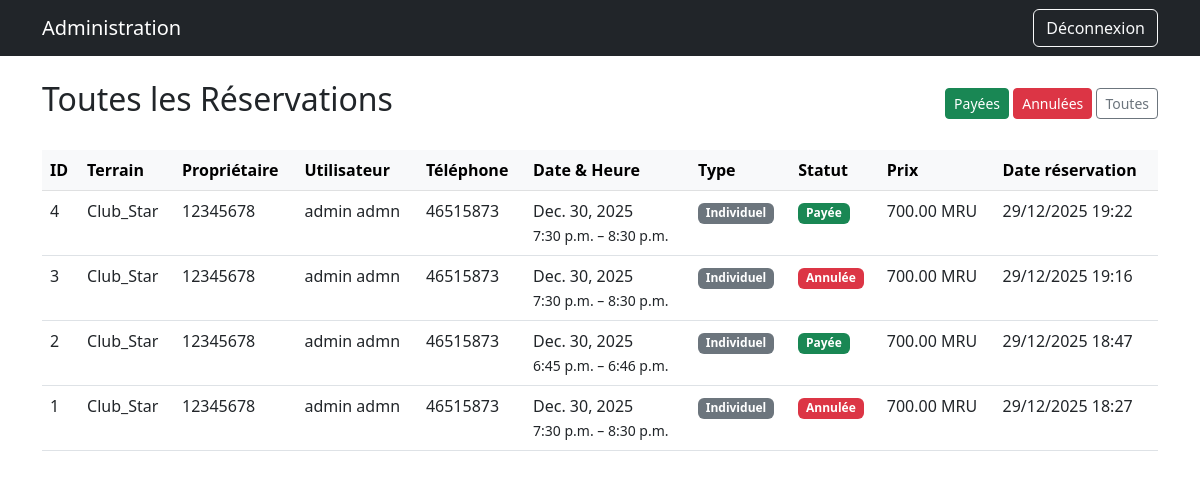
Screenshot of /admin-panel/reservations/ (signed in) with the database file from the repository.
### reservations/models.py (models this page shows)
class Reservation(models.Model):
    class Type(models.TextChoices):
        INDIVIDUELLE = "INDIVIDUELLE"
        GROUPE = "GROUPE"
        ORGANISATION = "ORGANISATION"
    class Statut(models.TextChoices):
        EN_ATTENTE = "EN_ATTENTE"
        CONFIRMEE = "CONFIRMEE"
        ANNULEE = "ANNULEE"
        PAYEE = "PAYEE"
        REMBOURSEE = "REMBOURSEE"
    utilisateur = models.ForeignKey(
        User,
        on_delete=models.CASCADE,
        limit_choices_to={'type_utilisateur': User.Type.STANDARD}
    )
    creneau = models.ForeignKey(CreneauHoraire, on_delete=models.CASCADE)
    groupe = models.ForeignKey(Groupe, on_delete=models.SET_NULL, null=True, blank=True)
    type_reservation = models.CharField(max_length=20, choices=Type.choices)
    statut = models.CharField(max_length=20, choices=Statut.choices, default=Statut.EN_ATTENTE)
    prix_total = models.DecimalField(max_digits=10, decimal_places=2)
    date_creation = models.DateTimeField(auto_now_add=True)
    date_modification = models.DateTimeField(auto_now=True)

### terrains/models.py (models this page shows, shortened)
class CreneauHoraire(models.Model):
    terrain = models.ForeignKey(Terrain, related_name='creneaux', on_delete=models.CASCADE)
    heure_debut = models.TimeField()
    heure_fin = models.TimeField()
    tarif = models.DecimalField(max_digits=10, decimal_places=2)
    date = models.DateField()
    disponible = models.BooleanField(default=True)
    class Meta:
        unique_together = ('terrain', 'date', 'heure_debut')
        verbose_name = "Créneau Horaire"
        verbose_name_plural = "Créneaux Horaires"

class Terrain(models.Model):
    nom = models.CharField(max_length=100)
    adresse = models.CharField(max_length=255)
    latitude = models.DecimalField(max_digits=9, decimal_places=6)
    longitude = models.DecimalField(max_digits=9, decimal_places=6)
    proprietaire = models.ForeignKey(
        User,
        on_delete=models.CASCADE,
        limit_choices_to={'type_utilisateur': User.Type.PROPRIETAIRE}
    )
    image_url = models.URLField(blank=True)
    note_moyenne = models.FloatField(default=0.0)
    valide = models.BooleanField(default=False, verbose_name="Validé par l'admin")
    date_validation = models.DateTimeField(null=True, blank=True)

### accounts/models.py (models this page shows, shortened)
class User(AbstractUser):
    class Type(models.TextChoices):
        ADMIN = "ADMIN", "Administrateur"
        PROPRIETAIRE = "PROPRIETAIRE", "Propriétaire de terrain"
        STANDARD = "STANDARD", "Utilisateur standard"
    username = None  # 🔥 supprimé
    telephone = models.CharField(max_length=15, unique=True)
    type_utilisateur = models.CharField(
        max_length=20,
        choices=Type.choices,
        default=Type.STANDARD
    )
    USERNAME_FIELD = 'telephone'
    REQUIRED_FIELDS = ['first_name', 'last_name']
    objects = UserManager()  # 🔥 OBLIGATOIRE

### admin_custom/views.py (the view)
# urls.py: path('reservations/', views.reservation_list, name='reservation_list'),
@login_required
def reservation_list(request):
    reservations = Reservation.objects.select_related(
        'utilisateur', 'creneau__terrain', 'groupe'
    ).order_by('-date_creation')
    statut = request.GET.get('statut')
    if statut:
        reservations = reservations.filter(statut=statut)
    return render(request, 'admin_custom/reservation_list.html', {
        'reservations': reservations
    })

### admin_custom/templates/admin_custom/reservation_list.html (shortened to what this page needs)
{% extends 'admin_custom/base.html' %}
{% block content %}
<div class="d-flex justify-content-between align-items-center mb-4">
  <h2>Toutes les Réservations</h2>
  <div>
    <a href="?statut=PAYEE" class="btn btn-success btn-sm">Payées</a>
    <a href="?statut=REMBOURSEE" class="btn btn-danger btn-sm">Annulées</a>
    <a href="." class="btn btn-outline-secondary btn-sm">Toutes</a>
  </div>
</div>
{% if reservations %}
  <div class="table-responsive">
    <table class="table table-hover">
      <thead class="table-light">
        <tr>
          <th>ID</th>
          <th>Terrain</th>
          <th>Propriétaire</th>
          <th>Utilisateur</th>
          <th>Téléphone</th>
          <th>Date & Heure</th>
          <th>Type</th>
          <th>Statut</th>
          <th>Prix</th>
          <th>Date réservation</th>
        </tr>
      </thead>
      <tbody>
        {% for resa in reservations %}
          <tr>
            <td>{{ resa.id }}</td>
            <td>{{ resa.creneau.terrain.nom }}</td>
            <td>{{ resa.creneau.terrain.proprietaire.telephone }}</td>
            <td>{{ resa.utilisateur.get_full_name|default:"—" }}</td>
            <td>{{ resa.utilisateur.telephone }}</td>
            <td>
              {{ resa.creneau.date }}<br>
              <small>{{ resa.creneau.heure_debut }} – {{ resa.creneau.heure_fin }}</small>
            </td>
            <td>
              {% if resa.type_reservation == "GROUPE" %}
                <span class="badge bg-info">Groupe</span>
              {% elif resa.type_reservation == "ORGANISATION" %}
                <span class="badge bg-warning">Organisation</span>
              {% else %}
                <span class="badge bg-secondary">Individuel</span>
              {% endif %}
            </td>
            <td>
              {% if resa.statut == "PAYEE" %}
                <span class="badge bg-success">Payée</span>
              {% elif resa.statut == "CONFIRMEE" %}
                <span class="badge bg-primary">Confirmée</span>
              {% elif resa.statut == "ANNULEE" or resa.statut == "REMBOURSEE" %}
                <span class="badge bg-danger">Annulée</span>
              {% else %}
                <span class="badge bg-warning">En attente</span>
              {% endif %}
            </td>
            <td>{{ resa.prix_total }} MRU</td>
            <td>{{ resa.date_creation|date:"d/m/Y H:i" }}</td>
          </tr>
        {% endfor %}
      </tbody>
    </table>
  </div>
{% else %}
  <div class="alert alert-info">Aucune réservation trouvée.</div>
{% endif %}
{% endblock %}

### rows the page displays
Reservation: id "4", creneau.terrain.nom "Club_Star", creneau.terrain.proprietaire.telephone "12345678", utilisateur.get_full_name "admin admn", utilisateur.telephone "46515873", creneau "Dec. 30, 2025", creneau.heure_debut "7:30 p.m.", creneau.heure_fin "8:30 p.m.", type_reservation "Individuel", statut "Payée", prix_total "700.00", date_creation "29/12/2025 19:22"
Reservation: id "3", creneau.terrain.nom "Club_Star", creneau.terrain.proprietaire.telephone "12345678", utilisateur.get_full_name "admin admn", utilisateur.telephone "46515873", creneau "Dec. 30, 2025", creneau.heure_debut "7:30 p.m.", creneau.heure_fin "8:30 p.m.", type_reservation "Individuel", statut "Annulée", prix_total "700.00", date_creation "29/12/2025 19:16"
Reservation: id "2", creneau.terrain.nom "Club_Star", creneau.terrain.proprietaire.telephone "12345678", utilisateur.get_full_name "admin admn", utilisateur.telephone "46515873", creneau "Dec. 30, 2025", creneau.heure_debut "6:45 p.m.", creneau.heure_fin "6:46 p.m.", type_reservation "Individuel", statut "Payée", prix_total "700.00", date_creation "29/12/2025 18:47"
Reservation: id "1", creneau.terrain.nom "Club_Star", creneau.terrain.proprietaire.telephone "12345678", utilisateur.get_full_name "admin admn", utilisateur.telephone "46515873", creneau "Dec. 30, 2025", creneau.heure_debut "7:30 p.m.", creneau.heure_fin "8:30 p.m.", type_reservation "Individuel", statut "Annulée", prix_total "700.00", date_creation "29/12/2025 18:27"
